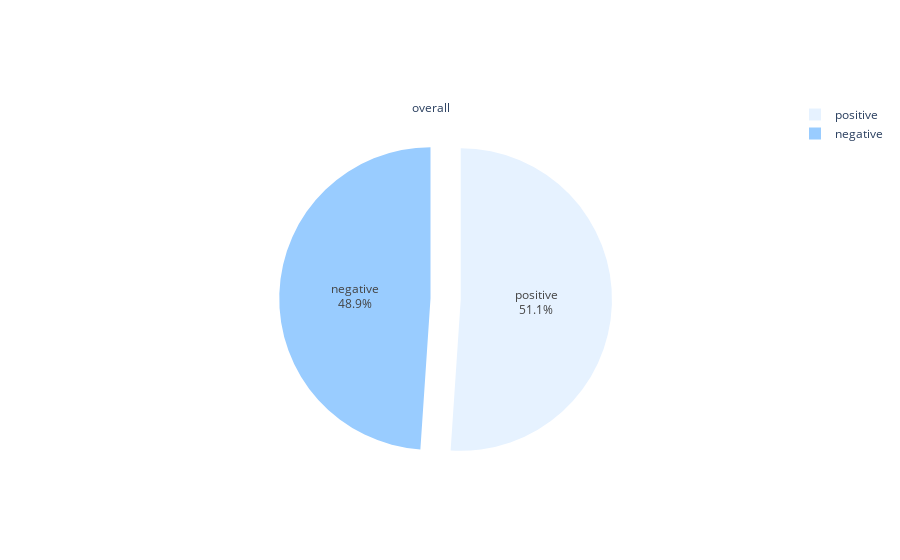

Notebook source saved alongside this figure:
### Code cell
figures[0].show()

### Figure 1 — Plotly figure (JSON) as saved in the notebook; plotly's stock layout.template omitted (floating-point values rounded to 4 significant figures)
{"data": [{"labels": ["positive", "negative", "neutral"], "marker": {"colors": ["#e6f2ff", "#99ccff", "#ccccff"]}, "pull": [0.2, 0, 0], "textinfo": "label+percent", "title": {"text": "overall"}, "type": "pie", "values": [26747, 25630]}], "layout": {}}
